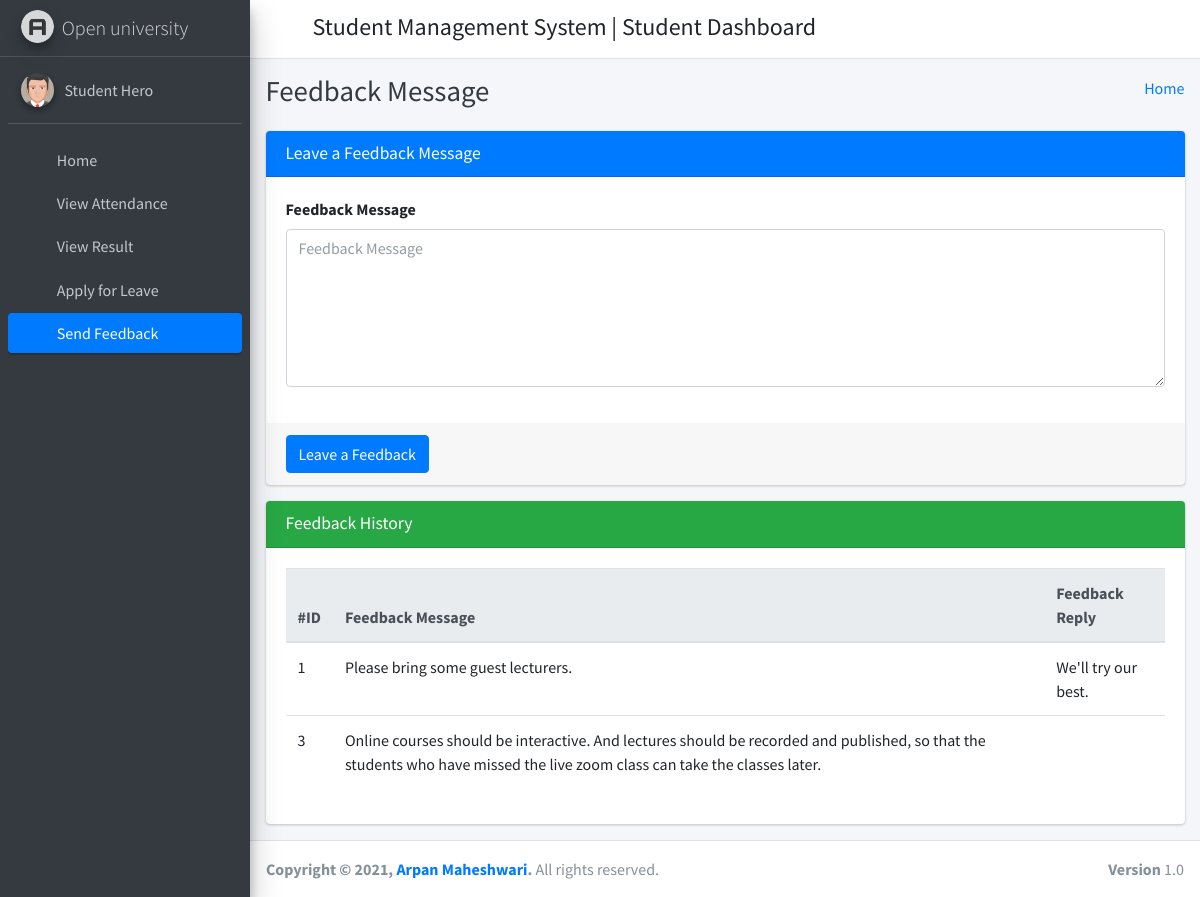
Page /student_feedback/ (signed in) on the committed database.
### student_management_app/models.py (models this page shows)
class CustomUser(AbstractUser):
    user_type_data = ((1, "HOD"), (2, "Staff"), (3, "Student"))
    user_type = models.CharField(default=1, choices=user_type_data, max_length=10)

class FeedBackStudent(models.Model):
    id = models.AutoField(primary_key=True)
    student_id = models.ForeignKey(Students, on_delete=models.CASCADE)
    feedback = models.TextField()
    feedback_reply = models.TextField()
    created_at = models.DateTimeField(auto_now_add=True)
    updated_at = models.DateTimeField(auto_now=True)
    objects = models.Manager()

### student_management_app/StudentViews.py (the view)
# urls.py: path('student_feedback/', StudentViews.student_feedback, name="student_feedback"),
def student_feedback(request):
    student_obj = Students.objects.get(admin=request.user.id)
    feedback_data = FeedBackStudent.objects.filter(student_id=student_obj)
    context = {
        "feedback_data": feedback_data
    }
    return render(request, 'student_template/student_feedback.html', context)

### student_management_app/templates/student_template/student_feedback.html (shortened to what this page needs)
{% extends 'student_template/base_template.html' %}
{% block page_title %}
    Feedback Message
{% endblock page_title %}
{% block main_content %}
{% load static %}
<section class="content">
        <div class="container-fluid">
            <div class="row">
                <div class="col-md-12">
                    <div class="card card-primary">
                    <div class="card-header">
                        <h3 class="card-title">Leave a Feedback Message</h3>
                    </div>
                    <form method="POST" action="{% url 'student_feedback_save' %}">
                        <div class="card-body">
                            <div class="form-group">
                                <label>Feedback Message </label>
                                <textarea name="feedback_message" class="form-control" rows="6" placeholder="Feedback Message"></textarea>
                            </div>
                        </div>
                        <div class="card-footer">
                        <button type="submit" class="btn btn-primary">Leave a Feedback</button>
                        </div>
                    </form>
                    </div>
                </div>
            </div>
            <div class="row">
                <div class="col-md-12">
                    <div class="card card-success">
                        <div class="card-header">
                            <h3 class="card-title">Feedback History</h3>
                        </div>
                        <div class="card-body">
                           <div class="table-responsive">
                                <table class="table">
                                    <thead class="thead-light">
                                    <tr>
                                        <th>#ID</th>
                                        <th>Feedback Message</th>
                                        <th>Feedback Reply</th>
                                    </tr>
                                    </thead>
                                    {% for row in feedback_data %}
                                    <tr>
                                        <td>{{ row.id }}</td>
                                        <td>{{ row.feedback }}</td>
                                        <td>{{ row.feedback_reply }}</td>
                                    </tr>
                                    {% endfor %}
                                </table>
                            </div>
                        </div>
                    </div>
                </div>
            </div>
        </div>
      </section>
  {% endblock main_content %}

### student_management_app/templates/student_template/sidebar_template.html (shortened to what this page needs)
{% load static %}
<aside class="main-sidebar sidebar-dark-primary elevation-4">
      <a href="{% url 'student_home' %}" class="brand-link">
        <img src="{% static 'dist/img/AdminLTELogo.png' %}" alt="AdminLTE Logo" class="brand-image img-circle elevation-3"
            style="opacity: .8">
        <span class="brand-text font-weight-light">Open university</span>
      </a>
      <div class="sidebar">
        <div class="user-panel mt-3 pb-3 mb-3 d-flex">
          <div class="image">
            <img src="{% static 'dist/img/user2-160x160.jpg' %}" class="img-circle elevation-2" alt="User Image">
          </div>
          <div class="info">
            <a href="{% url 'student_profile' %}" class="d-block">{{ user.first_name }} {{ user.last_name }}</a>
          </div>
        </div>
        <nav class="mt-2">
          <ul class="nav nav-pills nav-sidebar flex-column" data-widget="treeview" role="menu" data-accordion="false">
            <li class="nav-item">
              {% url 'student_home' as student_home %}
              <a href="{{ student_home }}" class="nav-link {% if request.path == student_home %} active {% endif %}">
                <i class="nav-icon fas fa-tachometer-alt"></i>
                <p>
                  Home
                </p>
              </a>
            </li>
            <li class="nav-item">
              {% url 'student_view_attendance' as student_view_attendance %}
              <a href="{{ student_view_attendance }}" class="nav-link {% if request.path == student_view_attendance %} active {% endif %}">
                <i class="nav-icon fas fa-calendar-alt"></i>
                <p>
                  View Attendance
                </p>
              </a>
            </li>
            <li class="nav-item">
              {% url 'student_view_result' as student_view_result %}
              <a href="{{ student_view_result }}" class="nav-link {% if request.path == student_view_result %} active {% endif %}">
                <i class="nav-icon fas fa-tasks"></i>
                <p>
                  View Result
                </p>
              </a>
            </li>
            <li class="nav-item">
              {% url 'student_apply_leave' as student_apply_leave %}
              <a href="{{ student_apply_leave }}" class="nav-link {% if request.path == student_apply_leave %} active {% endif %}">
                <i class="nav-icon fas fa-envelope-open-text"></i>
                <p>
                  Apply for Leave
                </p>
              </a>
            </li>
            <li class="nav-item">
              {% url 'student_feedback' as student_feedback %}
              <a href="{{ student_feedback }}" class="nav-link {% if request.path == student_feedback %} active {% endif %}">
                <i class="nav-icon fas fa-comments"></i>
                <p>
                  Send Feedback
                </p>
              </a>
            </li>
          </ul>
        </nav>
      </div>
    </aside>

### rows in the picture
CustomUser: first_name "Student", last_name "Hero"
FeedBackStudent: id "1", feedback "Please bring some guest lecturers.", feedback_reply "We'll try our best."
FeedBackStudent: id "3", feedback "Online courses should be interactive. And lectures should be recorded and published, so that the students who have missed the live zoom class can take the classes later."
